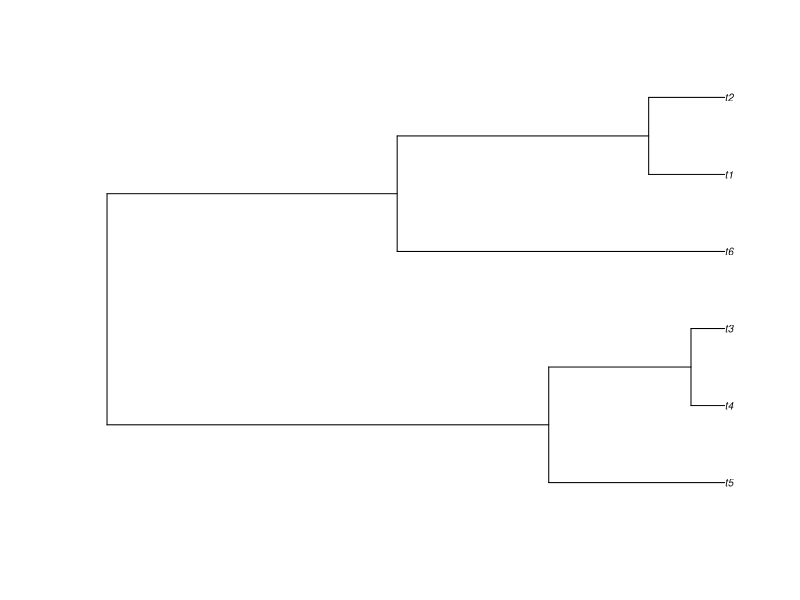
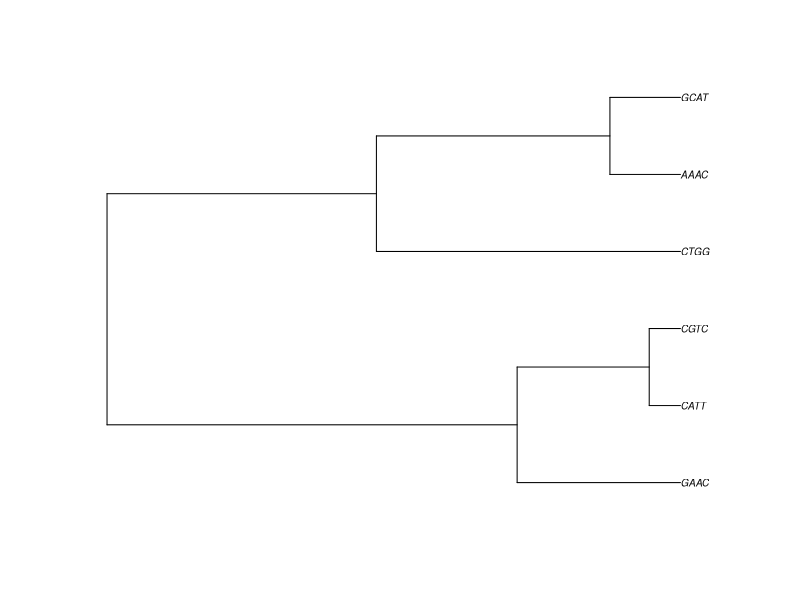

Write R code to recreate these figures, in order.
rm(list = ls())

# Define the base sequence
base_sequence <- "GCAT"

# Define a mapping from nucleotides to numeric values
nucleotide_mapping <- c(A = 1, T = 2, C = 3, G = 4)

# Convert the base sequence to numeric representation
numeric_sequence <- sapply(strsplit(base_sequence, "")[[1]], function(nucleotide) nucleotide_mapping[nucleotide])

# Define the number of sequences to generate
num_sequences <- 3

# Define the Jukes-Cantor model parameter
mu <- 5

# Define the alphabet of nucleotides
nucleotides <- c("A", "T", "C", "G")

# Function to calculate Jukes-Cantor model probabilities with custom transition probability matrix
calculate_transition_probs <- function(branch_length, mu) {
  # Initialize an empty list to store transition probability matrices
  transition_matrices <- list()
  
  # Loop over each branch length*
  for (bl in branch_length) {
    # Compute the probabilities for same and different nucleotides
    p_same <- 1 - 3/4 * exp(-4/3 * mu * bl)
    p_diff <- 1/4 * exp(-4/3 * mu * bl)
    
    # Create the transition probability matrix with p_diff
    transition_matrix <- matrix(rep(p_diff, 16), nrow = 4, byrow = TRUE)
    
    # Change the diagonal elements to p_same
    diag(transition_matrix) <- rep(p_same, 4)
    
    # Append the transition matrix to the list
    transition_matrices[[length(transition_matrices) + 1]] <- transition_matrix
  }
  
  return(transition_matrices)
}

# Function to generate a new sequence using Jukes-Cantor model
generate_new_sequence <- function(base_sequence, mu, branch_length) {
  # Calculate transition probabilities
  transition_probs <- calculate_transition_probs(branch_length, mu)
  
  # Initialize new sequence
  new_sequence <- ""
  
  # Convert the base sequence to numeric representation
  numeric_sequence <- sapply(strsplit(base_sequence, "")[[1]], function(nucleotide) nucleotide_mapping[nucleotide])
  
  # Loop through each base in the base sequence
  for (base in numeric_sequence) {
    # Determine the transition probabilities for this base
    prob_vector <- transition_probs[[length(new_sequence)]][base, ]
    
    # Generate new base according to Jukes-Cantor model probabilities
    new_base <- sample(nucleotides, size = 1, prob = prob_vector)
    
    # Append new base to the new sequence
    new_sequence <- paste0(new_sequence, new_base)
  }
  
  return(new_sequence)
}



library(ape)


# Set the number of tips (leaves) in the tree
num_tips <- 6

# Create a star tree with the specified number of tips
star_tree <- rcoal(num_tips,br = sort(rexp(num_tips-1, rate = 10),decreasing = FALSE))

# Plot the ladder-like tree
tree_structure <- plot(star_tree, cex = 0.6)

branch_length_new = sort(star_tree$edge.length,decreasing = TRUE)
branch1 <- generate_new_sequence(base_sequence, mu, branch_length_new[1])
branch2 <- generate_new_sequence(base_sequence, mu, branch_length_new[2])
branch3 <- generate_new_sequence(branch2, mu, branch_length_new[3])
branch4 <- generate_new_sequence(branch2, mu, branch_length_new[4])
branch5 <- generate_new_sequence(branch4, mu, branch_length_new[5])
branch6 <- generate_new_sequence(branch4, mu, branch_length_new[8])
branch7 <- generate_new_sequence(branch5, mu, branch_length_new[9])
branch8 <- generate_new_sequence(branch5, mu, branch_length_new[10])
branch9 <- generate_new_sequence(branch6, mu, branch_length_new[6])
branch10 <- generate_new_sequence(branch6, mu, branch_length_new[7])



star_tree$tip.label = c(branch3,branch9,branch10,branch7,branch8,branch1)

tree_structure_final <- plot(star_tree, cex = 0.6)

# Save the final tree plot as an image file
# Save the tree_structure_plot object
save(tree_structure_final, file = "tree_structure_plot.RData")
